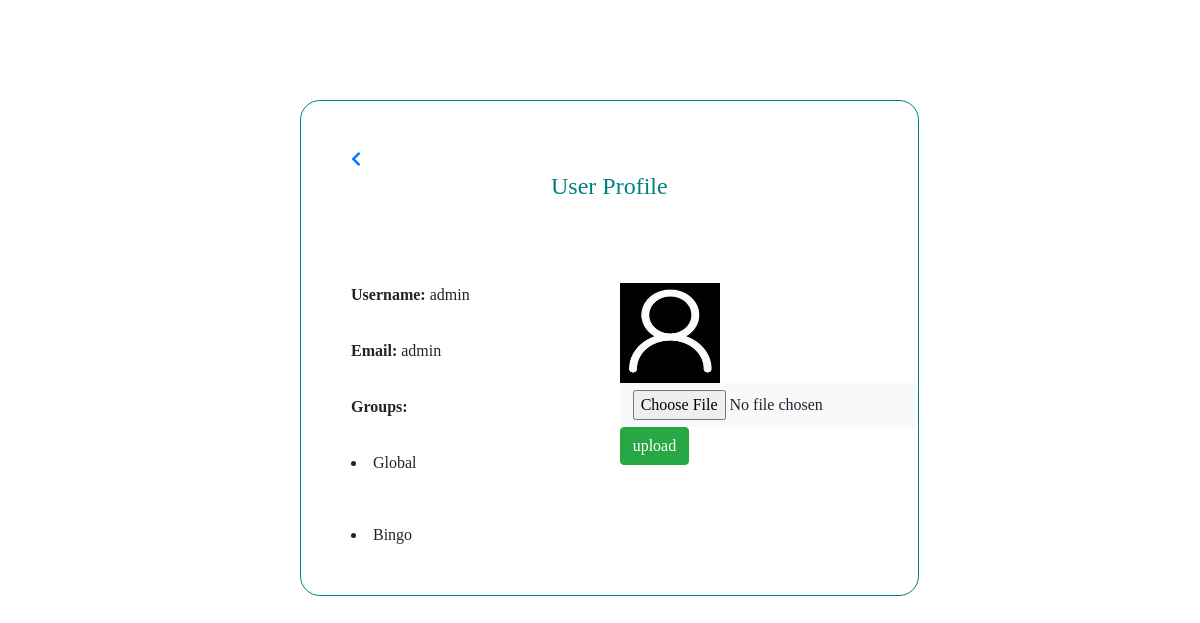
The page /userprofile.php (signed in) on the database its author committed.
### tables this page shows
CREATE TABLE `users` (
  `user_id` int(30) NOT NULL,
  `user_name` varchar(30) NOT NULL,
  `email_id` varchar(30) NOT NULL,
  `password` varchar(30) NOT NULL,
  `user_image` text NOT NULL,
  `posts` text,
  `comments` text NOT NULL
);

CREATE TABLE `groups` (
  `group_id` int(11) NOT NULL,
  `group_name` text NOT NULL,
  `owner_id` int(11) NOT NULL,
  `privacy` text NOT NULL
);

### userprofile.php (the view, shortened to what this page needs)
<!DOCTYPE html>
<html>
<head>
<link rel ="stylesheet" a href="css\uprofile.css">
<link rel="stylesheet" href="https://use.fontawesome.com/releases/v5.0.13/css/all.css"
>
<link rel="stylesheet" href="https://stackpath.bootstrapcdn.com/bootstrap/4.1.1/css/bootstrap.min.css"
>
</head>
<body>
<div>
<?php
    global $dbc;
    $mail = $_SESSION['email_id'];
      $user="SELECT user_name,user_id,user_image FROM `users` WHERE email_id = '$mail' ";
       $r_user= mysqli_query($dbc,$user);
       $row_user=mysqli_fetch_array($r_user);
       $user_name = $row_user['user_name'];
       $user_id = $row_user['user_id'];
       if($row_user['user_image']==""){
                $dp="";
                $dp=$dp."default.jpg";
              }
              else{
              	$dp =$row_user['user_image'];
              }
       $g_name = "SELECT groups.group_name FROM `groups` INNER JOIN `user_groups` where user_groups.user_id='$user_id' AND groups.group_id=user_groups.group_id AND groups.privacy='public'";
       $gn_result= mysqli_query($dbc,$g_name);
       $profile='';
       $profile=$profile."<div class='profilepage'>";
       $profile=$profile."<a style='margin-top:50px;margin-left:50px;' href=home.php <i class='fas fa-chevron-left' ></i></a>";
       $profile=$profile."<H4 style='text-align:center; color:teal; margin-top:0px;'>User Profile</H4><br>";
       $profile=$profile."<div id='aligns'>";
       $profile=$profile."<label>Username:</label>";
       $profile=$profile." $user_name<br><br>";
       $profile=$profile."<label>Email:</label>";
       $profile=$profile." $mail<br><br>";
       $profile=$profile."<label>Groups:</label><br><br>";
       while( $rowg= mysqli_fetch_array($gn_result)){
           $group_name=$rowg['group_name'];
       $profile=$profile."<li>$group_name</li><br><br>";
       }
       $profile=$profile."</div>";
       $profile=$profile."<div id='imgg'style='float:right';>";
       $profile=$profile."<img width='100' height='100' src ='img/$dp'>";
       $profile=$profile."<form method='POST' enctype='multipart/form-data'>";
       $profile=$profile."<input type='file' class='btn btn-light'name='img' value='choose'/><br>";
       $profile=$profile."<input type='submit' name='submit' class='btn btn-success' value='upload'/>";
       $profile=$profile."</form>";
       $profile=$profile."</div>";
       $profile=$profile."</div>";
       echo $profile;
?>
</body>
</html>

### css/uprofile.css (style rules this page uses)
.profilepage { border:1px solid teal; margin-left: 300px; margin-top: 100px; margin-right: 200px; margin-bottom: 300px; border-radius: 20px; position: fixed; font-family: Verdana; }
#aligns { margin-left: 50px; margin-top: 50px; float: left; }
label { font-weight: bold; }
#imgg { margin-left: 150px; margin-top: 50px; }

### rows shown on the page
users: user_name "admin"
groups: group_name "Global"
groups: group_name "Bingo"

### other values the page prints
$mail "admin"
